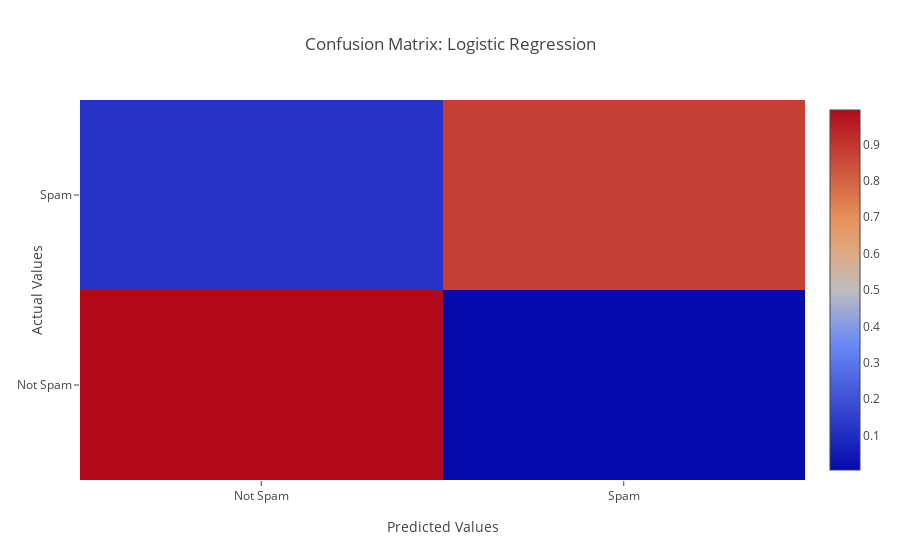

The cell this chart's notebook holds for it:
### Code cell
make_confusion_matrix_plotly(y_preds_lr,y_test,'Logistic Regression',normalize=True)

### Figure 1 — Plotly figure (JSON) as saved in the notebook; plotly's stock layout.template omitted (floating-point values rounded to 4 significant figures)
{"data": [{"type": "heatmap", "x": ["Not Spam", "Spam"], "y": ["Not Spam", "Spam"], "z": [[0.9951, 0.00489], [0.1205, 0.8795]]}], "layout": {"margin": {"l": 80}, "title": "Confusion Matrix: Logistic Regression", "xaxis": {"title": "Predicted Values"}, "yaxis": {"title": "Actual Values"}}}
